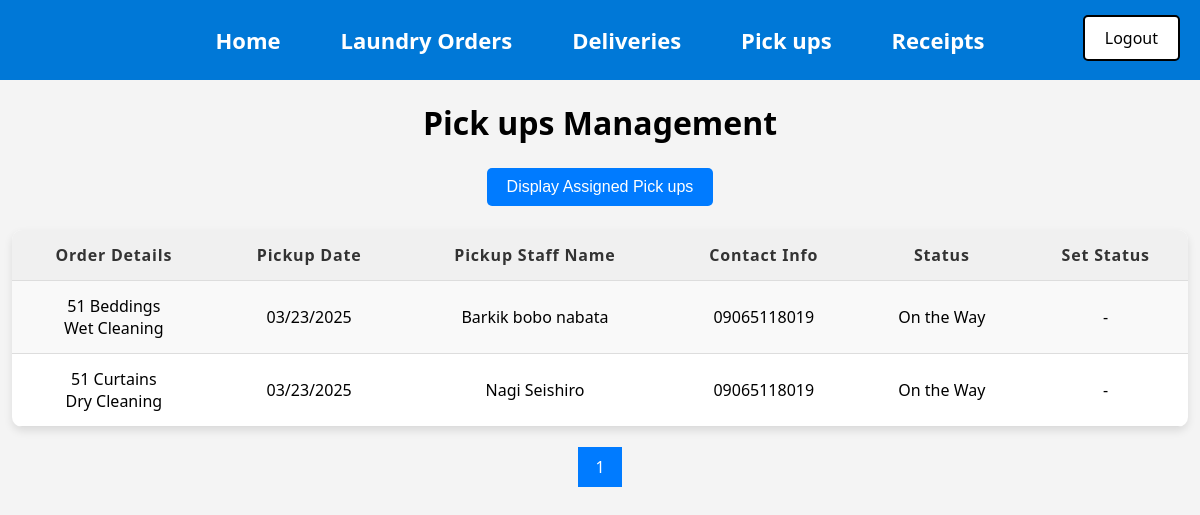
The app's page /User_Pick_ups.php (signed in), older data.
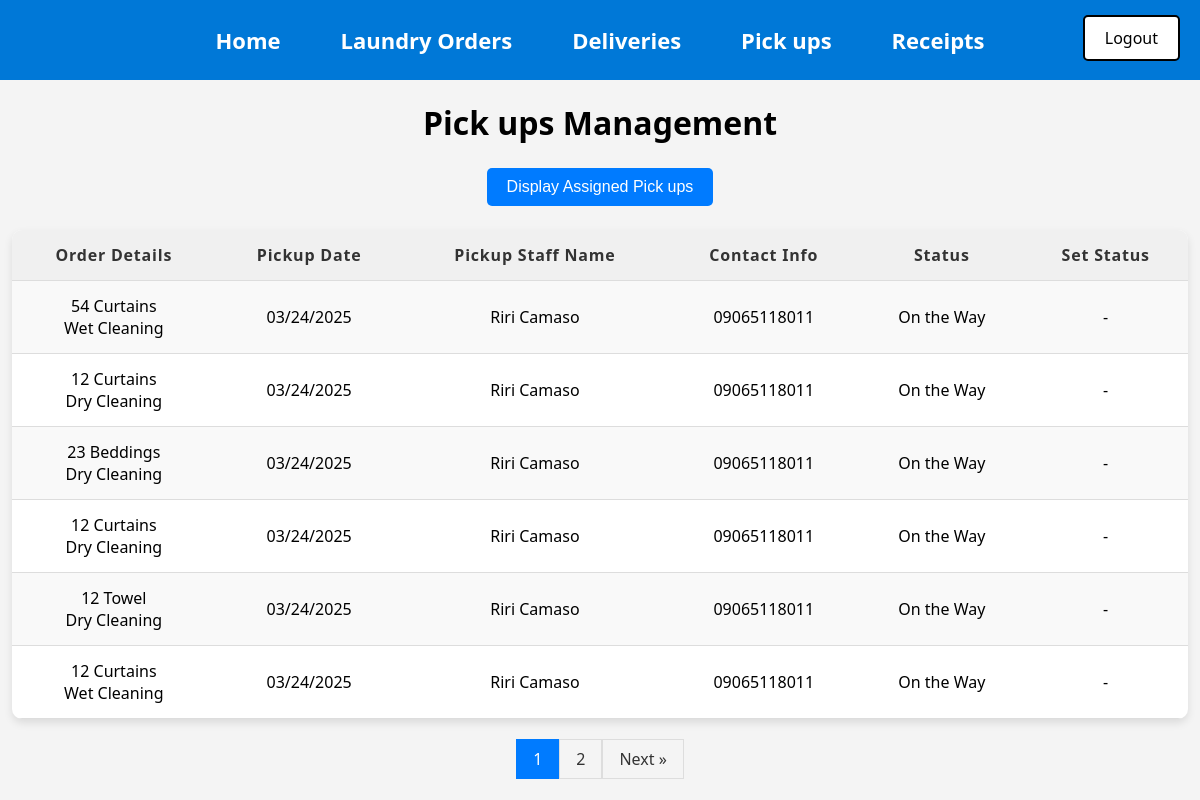
The same page, newer data.
### tables this page shows
CREATE TABLE `Pick_ups` (
  `Pick_up_ID` int(11) NOT NULL AUTO_INCREMENT,
  `Date` date DEFAULT NULL,
  `Status` varchar(250) DEFAULT NULL,
  `Pick_up_staff_name` varchar(40) DEFAULT NULL,
  `Contact_info` varchar(11) DEFAULT NULL,
  `Order_ID` int(11) NOT NULL,
  `User_ID` int(11) NOT NULL,
  PRIMARY KEY (`Pick_up_ID`),
  KEY `Laundry_Orders_Pick_ups` (`Order_ID`),
  KEY `Users_Pick_ups` (`User_ID`),
  CONSTRAINT `Laundry_Orders_Pick_ups` FOREIGN KEY (`Order_ID`) REFERENCES `Laundry_Orders` (`Order_ID`),
  CONSTRAINT `Users_Pick_ups` FOREIGN KEY (`User_ID`) REFERENCES `Users` (`User_ID`)
);

CREATE TABLE `Laundry_Orders` (
  `Order_ID` int(11) NOT NULL AUTO_INCREMENT,
  `Order_date` date NOT NULL,
  `Laundry_type` varchar(40) NOT NULL,
  `Laundry_quantity` varchar(40) NOT NULL,
  `Cleaning_type` varchar(40) NOT NULL,
  `Place` varchar(40) NOT NULL,
  `Priority_number` varchar(40) NOT NULL,
  `Status` varchar(250) DEFAULT NULL,
  `User_ID` int(11) NOT NULL,
  PRIMARY KEY (`Order_ID`),
  KEY `Users_Laundry_Orders` (`User_ID`),
  CONSTRAINT `Users_Laundry_Orders` FOREIGN KEY (`User_ID`) REFERENCES `Users` (`User_ID`)
);

### htdocs/User_Pick_ups.php (the view, shortened to what this page needs)
<?php
include("db_connect.php");
include("Menu2.php");
include("Logout.php");
$show_unassigned = isset($_GET['show_unassigned']) && $_GET['show_unassigned'] === 'true';
$results_per_page = 6;
$current_page = isset($_GET['page']) && is_numeric($_GET['page']) ? intval($_GET['page']) : 1;
$start_from = ($current_page - 1) * $results_per_page;
?>
<!DOCTYPE html>
<html lang="en">
<head>
</head>
<body>
    <h1>Pick ups Management</h1>
    <form method="GET" style="margin-bottom: 10px; text-align: center;">
        <button type="submit" class="styled-button">
            <?php echo $show_unassigned ? 'Display Active Pick ups' : 'Display Assigned Pick ups '; ?>
        </button>
    </form>
    <?php
    $sql = "SELECT Pick_ups.*, Laundry_Orders.Laundry_type, Laundry_Orders.Laundry_quantity, Laundry_Orders.Cleaning_type, Laundry_Orders.Place, Pick_ups.Pick_up_staff_name
                FROM Pick_ups
                INNER JOIN Laundry_Orders ON Pick_ups.Order_ID = Laundry_Orders.Order_ID";
    if ($show_unassigned) {
        $sql .= " WHERE Pick_ups.Status = 'Assigned'";
    } else {
        $sql .= " WHERE Pick_ups.Status IN ('Picked up', 'On the way')";
    }
    $sql .= " ORDER BY Pick_ups.Date ASC LIMIT $start_from, $results_per_page";
    $result = mysqli_query($conn, $sql);
    $total_query = "SELECT COUNT(*) AS total FROM Pick_ups INNER JOIN Laundry_Orders ON Pick_ups.Order_ID = Laundry_Orders.Order_ID";
    if ($show_unassigned) {
        $total_query .= " WHERE Pick_ups.Status IN ('Ready for Pick up', 'Assigned')";
    } else {
        $total_query .= " WHERE Pick_ups.Status IN ('Picked up', 'On the way')";
    }
    $total_result = mysqli_query($conn, $total_query);
    $total_row = mysqli_fetch_assoc($total_result);
    $total_records = $total_row['total'];
    $total_pages = ceil($total_records / $results_per_page);
    echo "<table>";
    echo "<tr>";
    echo "<th>Order Details</th>";
    echo "<th>Pickup Date</th>";
    echo "<th>Pickup Staff Name</th>";
    echo "<th>Contact Info</th>";
    echo "<th>Status</th>";
    if (!$show_unassigned) {
        echo "<th>Set Status</th>";
    }
    echo "</tr>";
    if ($result && mysqli_num_rows($result) > 0) {
        while ($row = mysqli_fetch_assoc($result)) {
            echo "<tr>";
            echo "<td>" . htmlspecialchars($row['Laundry_quantity']) . " " . htmlspecialchars($row['Laundry_type']) . " <br>" . htmlspecialchars($row['Cleaning_type']) .  "</td>";
            echo "<td>" . date('m/d/Y', strtotime($row['Date'])) . "</td>";
            echo "<td>" . htmlspecialchars($row['Pick_up_staff_name']) . "</td>";
            echo "<td>" . htmlspecialchars($row['Contact_info']) . "</td>";
            echo "<td>" . htmlspecialchars($row['Status']) . "</td>";
            if (!$show_unassigned) {
                if ($row['Status'] == 'Picked up') {
                    echo "<td>
                            <form method='POST'>
                                <input type='hidden' name='Pick_up_ID' value='" . htmlspecialchars($row['Pick_up_ID']) . "'>
                                <button type='submit' class='complete-btn'>Completed</button>
                            </form>
                          </td>";
                } else {
                    echo "<td>-</td>";
                }
            }
            echo "</tr>";
        }
    } else {
        echo "<tr><td colspan='6'>No records found.</td></tr>";
    }
    echo "</table>";
    ?>
    <div class="pagination">
        <?php
        $page_url = "User_Pick_ups.php";
        for ($i = 1; $i <= $total_pages; $i++) {
            if ($i == $current_page) {
                echo "<a class='active'>" . $i . "</a>";
            } else {
                echo "<a href='" . $page_url . "?page=" . $i . "&show_unassigned=" . ($show_unassigned ? 'true' : 'false') . "'>" . $i . "</a>";
            }
        }
        if ($current_page < $total_pages) {
            echo "<a href='" . $page_url . "?page=" . ($current_page + 1) . "&show_unassigned=" . ($show_unassigned ? 'true' : 'false') . "'>Next &raquo;</a>";
        }
        ?>
    </div>
</body>
</html>

Row changes from the older to the newer data that the page shows:
no longer on this page (row edited): pick_ups: Order_ID.Laundry_quantity "51", Order_ID.Laundry_type "Beddings", Order_ID.Cleaning_type "Wet Cleaning", Date "03/23/2025", Pick_up_staff_name "Barkik bobo nabata", Contact_info "09065118019", Status "On the Way"
no longer on this page (row edited): pick_ups: Order_ID.Laundry_quantity "51", Order_ID.Laundry_type "Curtains", Order_ID.Cleaning_type "Dry Cleaning", Date "03/23/2025", Pick_up_staff_name "Nagi Seishiro", Contact_info "09065118019", Status "On the Way"
added pick_ups: Order_ID.Laundry_quantity "54", Order_ID.Laundry_type "Curtains", Order_ID.Cleaning_type "Wet Cleaning", Date "03/24/2025", Pick_up_staff_name "Riri Camaso", Contact_info "09065118011", Status "On the Way"
added pick_ups: Order_ID.Laundry_quantity "12", Order_ID.Laundry_type "Curtains", Order_ID.Cleaning_type "Dry Cleaning", Date "03/24/2025", Pick_up_staff_name "Riri Camaso", Contact_info "09065118011", Status "On the Way"
added pick_ups: Order_ID.Laundry_quantity "23", Order_ID.Laundry_type "Beddings", Order_ID.Cleaning_type "Dry Cleaning", Date "03/24/2025", Pick_up_staff_name "Riri Camaso", Contact_info "09065118011", Status "On the Way"
added pick_ups: Order_ID.Laundry_quantity "12", Order_ID.Laundry_type "Curtains", Order_ID.Cleaning_type "Dry Cleaning", Date "03/24/2025", Pick_up_staff_name "Riri Camaso", Contact_info "09065118011", Status "On the Way"
added pick_ups: Order_ID.Laundry_quantity "12", Order_ID.Laundry_type "Towel", Order_ID.Cleaning_type "Dry Cleaning", Date "03/24/2025", Pick_up_staff_name "Riri Camaso", Contact_info "09065118011", Status "On the Way"
added pick_ups: Order_ID.Laundry_quantity "12", Order_ID.Laundry_type "Curtains", Order_ID.Cleaning_type "Wet Cleaning", Date "03/24/2025", Pick_up_staff_name "Riri Camaso", Contact_info "09065118011", Status "On the Way"
Text that changed along with them:
new list line: "2"
text now shown: "Next »"
